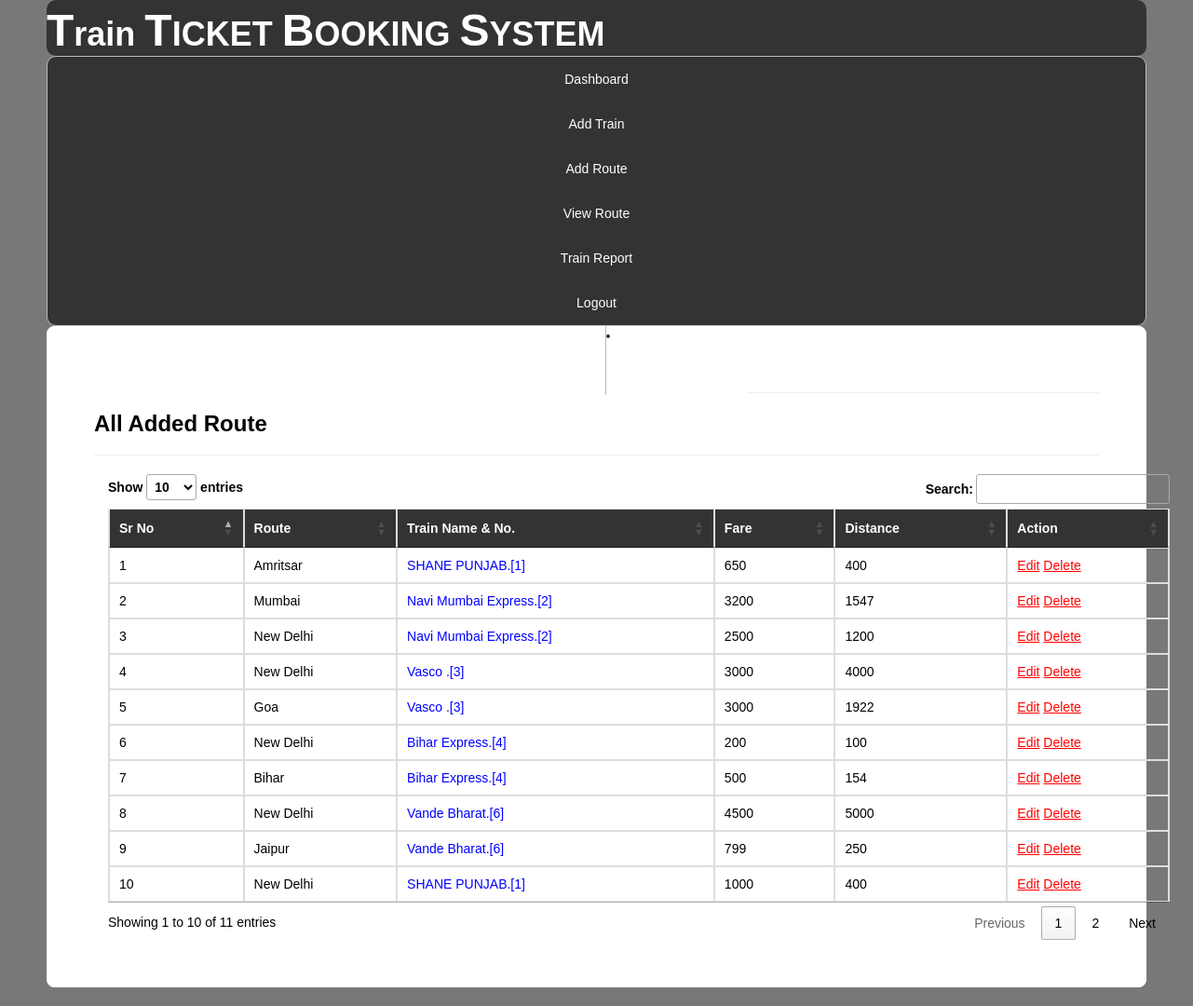
The app's page /availableroute/ (signed in) with its own data.
### railway/models.py (models this page shows, shortened)
class Add_route(models.Model):
    train = models.ForeignKey(Add_Train,on_delete=models.CASCADE,null=True)
    route = models.CharField(max_length=100,null=True)
    distance=models.IntegerField(null=True)
    fare=models.IntegerField(null=True)

class Add_Train(models.Model):
    trainname = models.CharField(max_length=30,null=True)
    train_no = models.IntegerField(null=True)
    from_city = models.CharField(max_length=30,null=True)
    to_city = models.CharField(max_length=30,null=True)
    departuretime=models.CharField(max_length=30,null=True)
    arrivaltime=models.CharField(max_length=30,null=True)
    trevaltime=models.CharField(max_length=100,null=True)
    distance=models.IntegerField(null=True)
    img=models.FileField(null=True)

### railway/views.py (the view)
# urls.py: path('availableroute/', displayroute, name="availableroute"),
def displayroute(request):
    if not request.user.is_authenticated:
        return redirect('login')
    data = Add_route.objects.all()
    data2 = Add_Train.objects.all()
    d = {'data':data,'data2':data2}
    return render(request,"availableroute.html",d)

### railway/templates/availableroute.html (shortened to what this page needs)
{% extends 'navigation3.html' %}
{% load static %}
{% block b %}
<div style="color:Black;border:1px solid white;border-radius:8px;background-color:white;padding:50px">
<hr><h3><strong>All Added Route</strong></h3><hr>
        <div class="container">
<table class="table table-bordered" id="myTable">
  <thead style="color:white;background-color:#333">
  <tr>
    <th>Sr No</th>
    <th>Route</th>
      <th>Train Name & No.</th>
    <th>Fare</th>
    <th>Distance</th>
    <th>Action</th>
  </tr>
  </thead>
   <tbody>
{% for i in data %}
  <tr>
    <td>{{forloop.counter}}</td>
    <td>{{i.route}}</td>
      <td style="color:blue">{{i.train.trainname}}.[{{i.train.train_no}}]</td>
    <td>{{i.fare}}</td>
    <td>{{i.distance}}</td>
    <td style="100px"><a href="{% url 'editroute' i.id %}" style="color:red"><u>Edit</u></a>
        <a href="{% url 'delete_route' i.id %}" style="color:red"><u>Delete</u></a></td>
  </tr>{% endfor %}
    </tbody>
</table>
 </div>
</div>
{% endblock %}

### railway/templates/navigation3.html (style rules this page uses)
body { font-family: Arial, Helvetica, sans-serif; }

### records on screen
Add_route: route "Amritsar", train.trainname "SHANE PUNJAB", train.train_no "1", fare "650", distance "400"
Add_route: route "Mumbai", train.trainname "Navi Mumbai Express", train.train_no "2", fare "3200", distance "1547"
Add_route: route "New Delhi", train.trainname "Navi Mumbai Express", train.train_no "2", fare "2500", distance "1200"
Add_route: route "New Delhi", train.trainname "Vasco", train.train_no "3", fare "3000", distance "4000"
Add_route: route "Goa", train.trainname "Vasco", train.train_no "3", fare "3000", distance "1922"
Add_route: route "New Delhi", train.trainname "Bihar Express", train.train_no "4", fare "200", distance "100"
Add_route: route "Bihar", train.trainname "Bihar Express", train.train_no "4", fare "500", distance "154"
Add_route: route "New Delhi", train.trainname "Vande Bharat", train.train_no "6", fare "4500", distance "5000"
Add_route: route "Jaipur", train.trainname "Vande Bharat", train.train_no "6", fare "799", distance "250"
Add_route: route "New Delhi", train.trainname "SHANE PUNJAB", train.train_no "1", fare "1000", distance "400"
